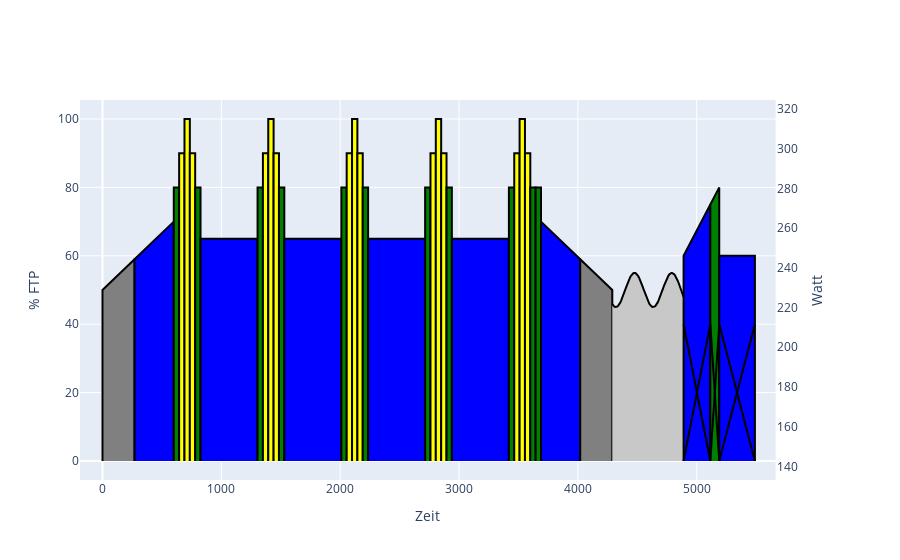

Notebook cell for this chart:
### Code cell
e.add(600, [0,0])

e.add(300, [60,  80], cadence = 85)
e.add(300, [60,  60], cadence = 85)

e.plot()
